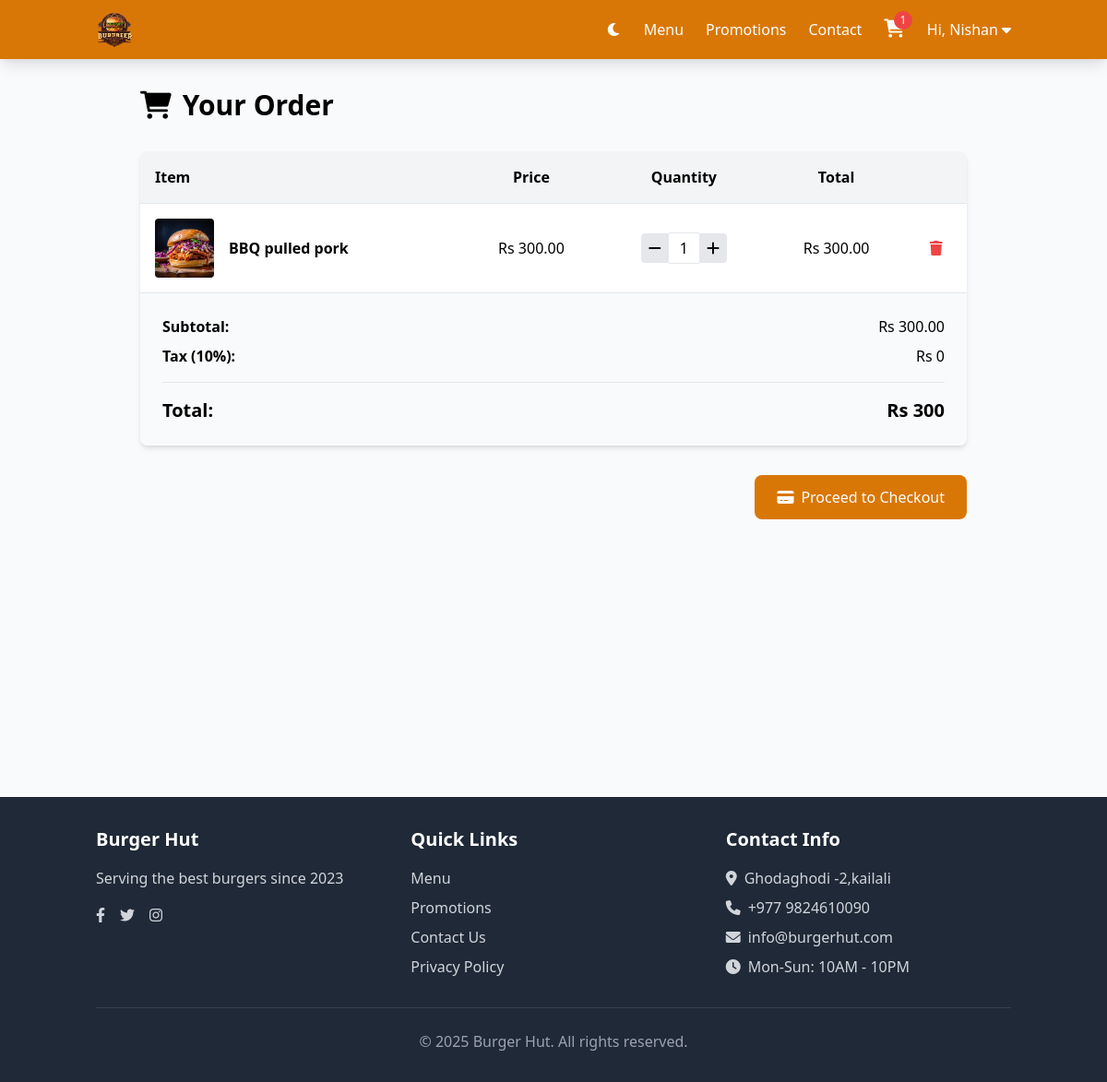
Screenshot of /cart/ (signed in) with the database file from the repository.
### accounts/models.py (models this page shows, shortened)
class CustomUser(AbstractUser):
    phone_number = models.CharField(max_length=15, blank=True, null=True)
    address = models.TextField(blank=True, null=True)
    profile_picture = models.ImageField(upload_to='profile_pictures/', blank=True, null=True)
    birth_date = models.DateField(null=True, blank=True)
    receive_promotions = models.BooleanField(default=True)
    groups = models.ManyToManyField(
        Group,
        related_name="accounts_customuser_set",  # Changed to unique name
        blank=True,
        verbose_name="groups",
        help_text="The groups this user belongs to."
    )
    user_permissions = models.ManyToManyField(
        Permission,
        related_name="accounts_customuser_set",  # Changed to unique name
        blank=True,
        verbose_name="user permissions",
        help_text="Specific permissions for this user."
    )

### main_app/models.py (models this page shows, shortened)
class OrderItem(models.Model):
    order = models.ForeignKey(Order, on_delete=models.CASCADE, related_name="items")
    menu_item = models.ForeignKey(MenuItem, on_delete=models.PROTECT)
    quantity = models.PositiveIntegerField(default=1)
    special_requests = models.TextField(blank=True, null=True)
    price_at_order = models.DecimalField(max_digits=6, decimal_places=2, blank=True, null=True)
    def total_price(self):
        return (self.price_at_order or self.menu_item.price) * self.quantity

class MenuItem(models.Model):
    name = models.CharField(max_length=100)
    category = models.ForeignKey(Category, on_delete=models.SET_NULL, null=True, related_name='menu_items')
    price = models.DecimalField(max_digits=6, decimal_places=2, validators=[MinValueValidator(0)])
    description = models.TextField(blank=True, null=True)
    image = models.ImageField(upload_to='menu_images/', blank=True, null=True)
    is_available = models.BooleanField(default=True)
    is_featured = models.BooleanField(default=False, verbose_name="Featured Item")
    preparation_time = models.PositiveSmallIntegerField(default=15, help_text="Estimated preparation time in minutes")
    calories = models.PositiveIntegerField(blank=True, null=True)
    created_at = models.DateTimeField(auto_now_add=True)
    updated_at = models.DateTimeField(auto_now=True)
    class Meta:
        ordering = ['category__display_order', 'name']

class Order(models.Model):
    STATUS_CHOICES = [
        ('pending', 'Pending'),
        ('preparing', 'Preparing'),
        ('ready', 'Ready for Pickup'),
        ('delivering', 'Out for Delivery'),
        ('completed', 'Completed'),
        ('cancelled', 'Cancelled'),
    ]
    PAYMENT_METHODS = [
        ('cash', 'Cash'),
        ('khalti', 'Khalti'),
        ('e-sewa', 'E-sewa'),
    ]
    user = models.ForeignKey(settings.AUTH_USER_MODEL, on_delete=models.SET_NULL, null=True, blank=True)
    status = models.CharField(max_length=20, choices=STATUS_CHOICES, default='pending')
    created_at = models.DateTimeField(auto_now_add=True)
    promotions = models.ManyToManyField('Promotion', blank=True)
    updated_at = models.DateTimeField(auto_now=True)
    total_price = models.DecimalField(max_digits=8, decimal_places=2, default=0)
    delivery_address = models.TextField(blank=True, null=True)
    contact_phone = models.CharField(max_length=15, blank=True, null=True)
    special_instructions = models.TextField(blank=True, null=True)
    payment_method = models.CharField(max_length=20, choices=PAYMENT_METHODS, default='cash')
    is_paid = models.BooleanField(default=False)
    pidx = models.CharField(max_length=100, blank=True, null=True, verbose_name="Khalti Transaction ID")
    estimated_delivery_time = models.DateTimeField(blank=True, null=True)
    @classmethod
    def get_pending_order(cls, user):
        order, created = cls.objects.get_or_create(
            user=user,
            status='pending',
            defaults={
                'total_price': 0,
                'payment_method': 'cash',
                'is_paid': False
            }
        )
        return order
    class Meta:
        ordering = ['-created_at']

### main_app/views.py (the view)
# urls.py: path('cart/', views.CartView.as_view(), name='cart'),
class CartView(LoginRequiredMixin, View):
    def get(self, request):
        try:
            order = Order.get_pending_order(request.user)
            logger.debug(f"Cart viewed by {request.user.username}, order ID: {order.id if order else 'None'}")
            context = {
                'order': order,
                'items': order.items.select_related('menu_item') if order else [],
                'promo_form': PromotionForm(),
                'delivery_charge': Decimal('2.00')
            }
            return render(request, 'app/cart.html', context)
        except Exception as e:
            logger.error(f"Error viewing cart for {request.user.username}: {str(e)}")
            messages.error(request, "An error occurred while loading your cart.")
            return render(request, 'app/cart.html', {'order': None, 'items': []})

### main_app/context_processors.py (called while the page is built)
def cart_context(request):
    context = {}
    if request.user.is_authenticated:
        pending_order = Order.objects.filter(
            user=request.user,
            status='pending'
        ).prefetch_related('items').first()
        context['cart_count'] = pending_order.items.count() if pending_order else 0
    else:
        context['cart_count'] = 0
    return context

### main_app/templates/app/cart.html (shortened to what this page needs)
{% extends 'layout/base.html' %}
{% load static %}
{% block content %}
<div class="max-w-4xl mx-auto">
    <h1 class="text-3xl font-bold mb-8 flex items-center">
        <i class="fas fa-shopping-cart mr-3"></i> Your Order
    </h1>
    {% if items %}
    <div class="bg-white rounded-lg shadow-md overflow-hidden mb-8">
        <table class="w-full">
            <thead class="bg-gray-100">
                <tr>
                    <th class="text-left p-4">Item</th>
                    <th class="text-center p-4">Price</th>
                    <th class="text-center p-4">Quantity</th>
                    <th class="text-center p-4">Total</th>
                    <th class="p-4"></th>
                </tr>
            </thead>
            <tbody>
                {% for item in items %}
                <tr class="border-t border-gray-200">
                    <td class="p-4">
                        <div class="flex items-center">
                            <img src="{{ item.menu_item.image.url|default:'/static/images/default-burger.jpg' }}" alt="{{ item.menu_item.name }}" class="w-16 h-16 object-cover rounded mr-4">
                            <div>
                                <h3 class="font-semibold">{{ item.menu_item.name }}</h3>
                            </div>
                        </div>
                    </td>
                    <td class="p-4 text-center">Rs {{ item.menu_item.price }}</td>
                    <td class="p-4 text-center">
                        <div class="flex items-center justify-center">
                            <form action="{% url 'update_cart' item_id=item.id %}" method="post" class="inline">
                                <button type="submit" class="bg-gray-200 px-2 py-1 rounded-l hover:bg-gray-300">
                                    <i class="fas fa-minus"></i>
                                </button>
                            </form>
                            <span class="border-t border-b border-gray-200 px-3 py-1">{{ item.quantity }}</span>
                            <form action="{% url 'update_cart' item_id=item.id %}" method="post" class="inline">
                                <button type="submit" class="bg-gray-200 px-2 py-1 rounded-r hover:bg-gray-300">
                                    <i class="fas fa-plus"></i>
                                </button>
                            </form>
                        </div>
                    </td>
                    <td class="p-4 text-center">Rs {{ item.total_price }}</td>
                    <td class="p-4 text-center">
                        <form action="{% url 'update_cart' item_id=item.id %}" method="post">
                            <button type="submit" class="text-red-500 hover:text-red-700">
                                <i class="fas fa-trash"></i>
                            </button>
                        </form>
                    </td>
                </tr>
                {% endfor %}
            </tbody>
        </table>
        <div class="border-t border-gray-200 p-6 bg-gray-50">
            <div class="flex justify-between mb-2">
                <span class="font-semibold">Subtotal:</span>
                <span>Rs {{ order.total_price }}</span>
            </div>
            <div class="flex justify-between mb-2">
                <span class="font-semibold">Tax (10%):</span>
                <span>Rs {% widthratio order.total_price 1 0.1 %}</span>
            </div>
            <div class="flex justify-between text-xl font-bold mt-4 pt-4 border-t border-gray-200">
                <span>Total:</span>
                <span>Rs {% widthratio order.total_price 1 1.1 %}</span>
            </div>
        </div>
    </div>
    <div class="text-right">
        <a href="{% url 'checkout' %}" class="bg-yellow-600 text-white px-6 py-3 rounded-lg font-medium hover:bg-yellow-700 transition inline-flex items-center">
            <i class="fas fa-credit-card mr-2"></i> Proceed to Checkout
        </a>
    </div>
    {% endif %}
</div>
{% endblock %}

### main_app/templates/layout/base.html (shortened to what this page needs)
<!DOCTYPE html>
{% load static %}
<html lang="en">
<head>
    <link href="https://cdn.jsdelivr.net/npm/tailwindcss@2.2.19/dist/tailwind.min.css" rel="stylesheet">
    <link rel="stylesheet" href="https://cdnjs.cloudflare.com/ajax/libs/font-awesome/6.0.0-beta3/css/all.min.css">
</head>
<body class="bg-gray-50">
    <nav class="bg-yellow-600 text-white shadow-lg sticky top-0 z-50">
        <div class="container mx-auto px-4 py-3 flex justify-between items-center nav-container">
            <div class="logo-container md:static md:transform-none">
                <a href="{% url 'home' %}" class="flex items-center">
                    <img src="{% static 'img/iconlogo.png' %}" alt="Burger Hut Logo"
                        class="h-10 transition-transform duration-300 transform hover:scale-105">
                </a>
            </div>
            <div class="hidden md:flex space-x-6 items-center">
                <button id="theme-toggle" class="text-white hover:text-yellow-200 transition duration-200">
                    <i class="fas fa-moon" id="theme-icon"></i>
                </button>
                <a href="{% url 'menu' %}" class="hover:text-yellow-200 transition duration-200">Menu</a>
                <a href="{% url 'promotions' %}" class="hover:text-yellow-200 transition duration-200">Promotions</a>
                <a href="{% url 'contact' %}" class="hover:text-yellow-200 transition duration-200">Contact</a>
                {% if user.is_authenticated %}
                    <a href="{% url 'cart' %}" class="relative hover:text-yellow-200 transition duration-200 ml-4">
                        <i class="fas fa-shopping-cart text-xl"></i>
                        {% if cart_count > 0 %}
                            <span class="absolute -top-2 -right-2 bg-red-500 text-white text-xs rounded-full h-5 w-5 flex items-center justify-center">
                                {{ cart_count }}
                            </span>
                        {% endif %}
                    </a>
                    <div class="dropdown relative ml-4">
                        <button class="flex items-center space-x-1 focus:outline-none">
                            <span>Hi, {{ user.first_name|default:user.username }}</span>
                            <i class="fas fa-caret-down"></i>
                        </button>
                    </div>
                {% else %}
                    <div class="flex space-x-4 ml-4">
                        <a href="{% url 'login' %}" class="hover:text-yellow-200 transition duration-200">Login</a>
                        <a href="{% url 'register' %}" class="bg-yellow-700 px-4 py-2 rounded hover:bg-yellow-800 transition duration-200">Register</a>
                    </div>
                {% endif %}
            </div>
        </div>
    </nav>
    <main class="container mx-auto px-4 py-8 min-h-screen">
        {% block content %}{% endblock %}
    </main>
    <footer class="bg-gray-800 text-white py-8">
        <div class="container mx-auto px-4">
            <div class="grid grid-cols-1 md:grid-cols-3 gap-8">
                <div>
                    <h3 class="text-xl font-bold mb-4">Burger Hut</h3>
                    <p class="text-gray-300">Serving the best burgers since 2023</p>
                    <div class="flex space-x-4 mt-4">
                        <a href="#" class="text-gray-300 hover:text-yellow-400 transition duration-200"><i class="fab fa-facebook-f"></i></a>
                        <a href="#" class="text-gray-300 hover:text-yellow-400 transition duration-200"><i class="fab fa-twitter"></i></a>
                        <a href="#" class="text-gray-300 hover:text-yellow-400 transition duration-200"><i class="fab fa-instagram"></i></a>
                    </div>
                </div>
                <div>
                    <h3 class="text-xl font-bold mb-4">Quick Links</h3>
                    <ul class="space-y-2">
                        <li><a href="{% url 'menu' %}" class="text-gray-300 hover:text-yellow-400 transition duration-200">Menu</a></li>
                        <li><a href="{% url 'promotions' %}" class="text-gray-300 hover:text-yellow-400 transition duration-200">Promotions</a></li>
                        <li><a href="{% url 'contact' %}" class="text-gray-300 hover:text-yellow-400 transition duration-200">Contact Us</a></li>
                        <li><a href="#" class="text-gray-300 hover:text-yellow-400 transition duration-200">Privacy Policy</a></li>
                    </ul>
                </div>
                <div>
                    <h3 class="text-xl font-bold mb-4">Contact Info</h3>
                    <div class="space-y-2 text-gray-300">
                        <p class="flex items-center"><i class="fas fa-map-marker-alt mr-2"></i> Ghodaghodi -2,kailali</p>
                        <p class="flex items-center"><i class="fas fa-phone mr-2"></i> +977 9824610090</p>
                        <p class="flex items-center"><i class="fas fa-envelope mr-2"></i> info@burgerhut.com</p>
                        <p class="flex items-center"><i class="fas fa-clock mr-2"></i> Mon-Sun: 10AM - 10PM</p>
                    </div>
                </div>
            </div>
            <div class="border-t border-gray-700 mt-8 pt-6 text-center text-gray-400">
                <p>&copy; <span id="current-year">2023</span> Burger Hut. All rights reserved.</p>
            </div>
        </div>
    </footer>
</body>
</html>

### rows the page displays
CustomUser: first_name "Nishan"
OrderItem: menu_item.image (picture), menu_item.name "BBQ pulled pork", menu_item.price "300.00", quantity "1", total_price "300.00"
Order: total_price "300.00", total_price "0", total_price "300"

### other values shown
{{ cart_count }} "1"
